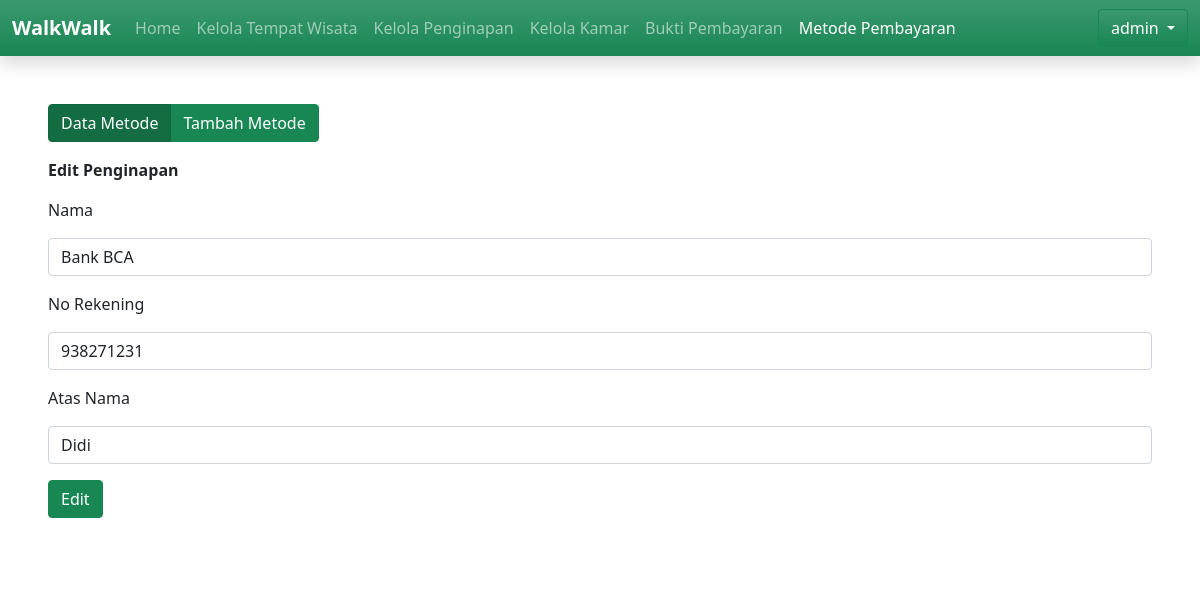
Screenshot of /app?page=kelola-metode-pembayaran&a1=edit-metode&id=1 (signed in) with the database file from the repository.
### tables this page shows
CREATE TABLE IF NOT EXISTS `metode_pembayaran` (
  `id` int(11) NOT NULL AUTO_INCREMENT,
  `nama` varchar(255) NOT NULL DEFAULT '0',
  `no_rek` varchar(255) NOT NULL DEFAULT '0',
  `atas_nama` varchar(255) DEFAULT NULL,
  PRIMARY KEY (`id`)
);

### classes.php (called while the page is built, shortened)
<?php
class QueryPrepare
{
    public $conn;
    function __construct(mysqli $conn)
    {
        $this->conn = $conn;
    }
    function prepare($query,$type,...$params)
    {
        $stmt = $this->conn->prepare($query);
        $stmt->bind_param($type,...$params);
        return $stmt;
    }
}
class Admin extends QueryPrepare
{
    function syncAssoc($data)
    {
        $this->username = $data["username"];
    }
    function getDataByID($id)
    {
        $q = $this->prepare(
            "SELECT * FROM admin WHERE id = ?",
            "i",
            $id
        );
        $q->execute();
        $res = $q->get_result();
        $data = $res->fetch_assoc();
        return $data;
    }
}
class MetodePembayaran extends QueryPrepare
{
    function syncAssoc($data)
    {
        $this->id = $data["id"];
        $this->nama = $data["nama"];
        $this->no_rek = $data["no_rek"];
        $this->atas_nama = $data["atas_nama"];
    }
    function getDataByID($id)
    {
        $q = $this->prepare(
            "SELECT * FROM metode_pembayaran WHERE id = ?",
            "i",
            $id
        );
        $q->execute();
        $res = $q->get_result();
        $data = $res->fetch_assoc();
        return $data;
    }
}

### admin/page/kelola-metode-pembayaran/edit-metode.php (the view, shortened to what this page needs)
<div class="bg-white p-5">
    <div class="btn-group mb-3">
        <a href="?page=kelola-metode-pembayaran&a1=data-metode" class="btn btn-success active">Data Metode</a>
        <a href="?page=kelola-metode-pembayaran&a1=tambah-metode" class="btn btn-success">Tambah Metode</a>
    </div>
    <div class="mb-3">
        <?php
        $metode = new MetodePembayaran($conn);
        $metode->getDataByID($_GET["id"]);
        ?>
        <p class="fw-bold">Edit Penginapan</p>
        <form method="post" action="?process=edit-metode&id=<?php echo $metode->id;?>">
            <div class="mb-3">
                <label for="nama" class="mb-3">Nama</label>
                <input value="<?php echo $metode->nama;?>" required name="nama" class="form-control" id="nama" type="text">
            </div>
            <div class="mb-3">
                <label for="no_rek" class="mb-3">No Rekening</label>
                <input value="<?php echo $metode->no_rek;?>" required name="no_rek" class="form-control" id="no_rek" type="text">
            </div>
            <div class="mb-3">
                <label for="atas_nama" class="mb-3">Atas Nama</label>
                <input value="<?php echo $metode->atas_nama;?>" required name="atas_nama" class="form-control" id="atas_nama" type="text">
            </div>
            <button type="submit" class="btn btn-success">Edit</button>
        </form>
    </div>
</div>

### navbar/navbar-admin.php (shortened to what this page needs)
<nav class="navbar bg-success bg-gradient navbar-expand-lg navbar-dark shadow">
    <div class="container-fluid">
        <a class="navbar-brand fw-bold" href="app?page=home">WalkWalk</a>
        <div class="collapse navbar-collapse" id="navbarSupportedContent">
            <ul class="navbar-nav me-auto mb-2 mb-lg-0">
                <li class="nav-item">
                    <a class="nav-link <?php echo $_GET["page"] == "home" ? "active":""; ?> " aria-current="page" href="?page=home">Home</a>
                </li>
                <li class="nav-item">
                    <a class="nav-link <?php echo $_GET["page"] == "kelola-wisata" ? "active":""; ?>" aria-current="page" href="?page=kelola-wisata&a1=data-wisata">Kelola Tempat Wisata</a>
                </li>
                <li class="nav-item">
                    <a class="nav-link <?php echo $_GET["page"] == "kelola-penginapan" ? "active":""; ?>" aria-current="page" href="?page=kelola-penginapan&a1=data-penginapan">Kelola Penginapan</a>
                </li>
                <li class="nav-item">
                    <a class="nav-link <?php echo $_GET["page"] == "kelola-kamar" ? "active":""; ?>" aria-current="page" href="?page=kelola-kamar&a1=data-kamar">Kelola Kamar</a>
                </li>
                <li class="nav-item">
                    <a class="nav-link <?php echo $_GET["page"] == "bukti-pembayaran" ? "active":""; ?> " aria-current="page" href="?page=bukti-pembayaran">Bukti Pembayaran</a>
                </li>
                <li class="nav-item">
                    <a class="nav-link <?php echo $_GET["page"] == "kelola-metode-pembayaran" ? "active":""; ?> " aria-current="page" href="?page=kelola-metode-pembayaran&a1=data-metode">Metode Pembayaran</a>
                </li>
            </ul>
            <form class="d-flex">
                <div class="dropdown">
                    <button class="btn btn-success bg-gradient dropdown-toggle" type="button" id="dropdownMenuButton1" data-bs-toggle="dropdown" aria-expanded="false">
                        <?php echo $admin->username;?>
                    </button>
                </div>
            </form>
        </div>
    </div>
</nav>

### rows the page displays
metode_pembayaran: nama "Bank BCA", no_rek "938271231", atas_nama "Didi"

### other values shown
$admin->username "admin"
